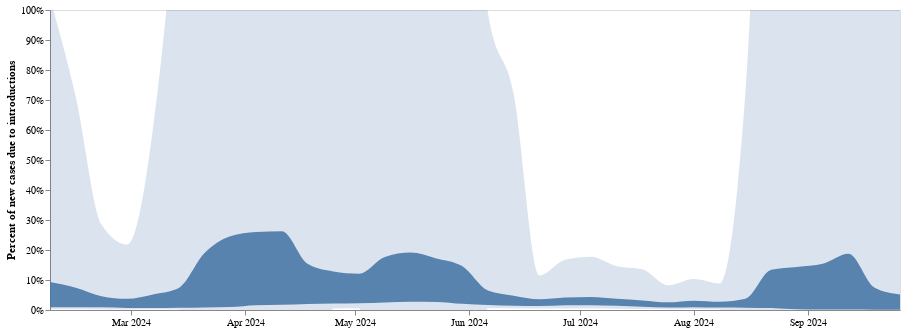

The code cell stored with this chart in its notebook:
### Code cell
line1 = alt.Chart(summary_percent_df).mark_area(interpolate='monotone', opacity = 0.9, clip = True).encode(
    alt.X('date:T', axis=alt.Axis(title="",tickCount = "month",grid=False,  format="%b %Y")),
    alt.Y('lower_hpd_log_50_MA',title = "Percent of new cases due to introductions", axis=alt.Axis( grid=False, format='%', ), scale=alt.Scale(domain=(0.0, 1))),
    alt.Y2('upper_hpd_log_50_MA' )
).properties(
    width=850,
    height=300
)

band = alt.Chart(summary_percent_df).mark_area(interpolate='monotone', opacity = 0.2, clip = True).encode(
    alt.X('date:T', axis=alt.Axis(title="",tickCount = "month",grid=False,  format="%b %Y")),
    alt.Y('lower_hpd_log_95_MA',title = "Percent of new cases due to introductions", axis=alt.Axis( grid=False, format='%', ), scale=alt.Scale(domain=(0.0, 1))),
    alt.Y2('upper_hpd_log_95_MA' )
).properties(
    width=850,
    height=300
)

#line1
intro_plot = (line1 + band).resolve_scale(y= "shared") ; intro_plot

### Figure 1 — Vega-Lite specification as saved in the notebook (floating-point values rounded to 4 significant figures)
{"config": {"view": {"continuousWidth": 400, "continuousHeight": 300}}, "layer": [{"mark": {"type": "area", "clip": true, "interpolate": "monotone", "opacity": 0.9}, "encoding": {"x": {"axis": {"format": "%b %Y", "grid": false, "tickCount": "month", "title": ""}, "field": "date", "type": "temporal"}, "y": {"axis": {"format": "%", "grid": false}, "field": "lower_hpd_log_50_MA", "scale": {"domain": [0.0, 1]}, "title": "Percent of new cases due to introductions", "type": "quantitative"}, "y2": {"field": "upper_hpd_log_50_MA"}}, "height": 300, "width": 850}, {"mark": {"type": "area", "clip": true, "interpolate": "monotone", "opacity": 0.2}, "encoding": {"x": {"axis": {"format": "%b %Y", "grid": false, "tickCount": "month", "title": ""}, "field": "date", "type": "temporal"}, "y": {"axis": {"format": "%", "grid": false}, "field": "lower_hpd_log_95_MA", "scale": {"domain": [0.0, 1]}, "title": "Percent of new cases due to introductions", "type": "quantitative"}, "y2": {"field": "upper_hpd_log_95_MA"}}, "height": 300, "width": 850}], "data": {"name": "data-0e70173655e9074a589123f7c03273a2"}, "resolve": {"scale": {"y": "shared"}}, "$schema": "https://vega.github.io/schema/vega-lite/v4.17.0.json", "datasets": {"data-0e70173655e9074a589123f7c03273a2": [{"index": 0, "interval": "1", "mean_percent": 0.02832, "upper_hpd_log_95": 2.318, "lower_hpd_log_95": -2.199, "upper_hpd_log_50": 0.05138, "lower_hpd_log_50": 0.0005078, "days": -14, "date": "2024-09-26T00:00:00", "mean_percent_MA": 0.02832, "upper_hpd_log_95_MA": 2.318, "lower_hpd_log_95_MA": -2.199, "upper_hpd_log_50_MA": 0.05138, "lower_hpd_log_50_MA": 0.0005078}, {"index": 0, "interval": "2", "mean_percent": 0.07013, "upper_hpd_log_95": 2.029, "lower_hpd_log_95": -1.449, "upper_hpd_log_50": 0.09827, "lower_hpd_log_50": 0.001178, "days": -7, "date": "2024-09-19T00:00:00", "mean_percent_MA": 0.04922, "upper_hpd_log_95_MA": 2.173, "lower_hpd_log_95_MA": -1.824, "upper_hpd_log_50_MA": 0.07482, "lower_hpd_log_50_MA": 0.0008431}, {"index": 0, "interval": "3", "mean_percent": 0.1119, "upper_hpd_log_95": 6.965, "lower_hpd_log_95": -5.084, "upper_hpd_log_50": 0.4119, "lower_hpd_log_50": 0.002327, "days": 0, "date": "2024-09-12T00:00:00", "mean_percent_MA": 0.07012, "upper_hpd_log_95_MA": 3.77, "lower_hpd_log_95_MA": -2.911, "upper_hpd_log_50_MA": 0.1872, "lower_hpd_log_50_MA": 0.001338}, {"index": 0, "interval": "4", "mean_percent": 0.03958, "upper_hpd_log_95": 2.596, "lower_hpd_log_95": -1.969, "upper_hpd_log_50": 0.05394, "lower_hpd_log_50": 0.002569, "days": 7, "date": "2024-09-05T00:00:00", "mean_percent_MA": 0.06248, "upper_hpd_log_95_MA": 3.477, "lower_hpd_log_95_MA": -2.675, "upper_hpd_log_50_MA": 0.1539, "lower_hpd_log_50_MA": 0.001645}, {"index": 0, "interval": "5", "mean_percent": 0.009909, "upper_hpd_log_95": 0.03387, "lower_hpd_log_95": 0.001432, "upper_hpd_log_50": 0.01077, "lower_hpd_log_50": 0.003337, "days": 14, "date": "2024-08-29T00:00:00", "mean_percent_MA": 0.05788, "upper_hpd_log_95_MA": 2.906, "lower_hpd_log_95_MA": -2.125, "upper_hpd_log_50_MA": 0.1437, "lower_hpd_log_50_MA": 0.002353}, {"index": 0, "interval": "6", "mean_percent": 0.05236, "upper_hpd_log_95": 0.2094, "lower_hpd_log_95": 0.002332, "upper_hpd_log_50": 0.05878, "lower_hpd_log_50": 0.01719, "days": 21, "date": "2024-08-22T00:00:00", "mean_percent_MA": 0.05344, "upper_hpd_log_95_MA": 2.451, "lower_hpd_log_95_MA": -1.762, "upper_hpd_log_50_MA": 0.1338, "lower_hpd_log_50_MA": 0.006357}, {"index": 0, "interval": "7", "mean_percent": 0.02234, "upper_hpd_log_95": 0.07447, "lower_hpd_log_95": 0.002455, "upper_hpd_log_50": 0.02506, "lower_hpd_log_50": 0.007267, "days": 28, "date": "2024-08-15T00:00:00", "mean_percent_MA": 0.03105, "upper_hpd_log_95_MA": 0.7284, "lower_hpd_log_95_MA": -0.4908, "upper_hpd_log_50_MA": 0.03714, "lower_hpd_log_50_MA": 0.007592}, {"index": 0, "interval": "8", "mean_percent": 0.01251, "upper_hpd_log_95": 0.03704, "lower_hpd_log_95": 0.002183, "upper_hpd_log_50": 0.01375, "lower_hpd_log_50": 0.004386, "days": 35, "date": "2024-08-08T00:00:00", "mean_percent_MA": 0.02428, "upper_hpd_log_95_MA": 0.0887, "lower_hpd_log_95_MA": 0.002101, "upper_hpd_log_50_MA": 0.02709, "lower_hpd_log_50_MA": 0.008046}, {"index": 0, "interval": "9", "mean_percent": 0.02385, "upper_hpd_log_95": 0.09142, "lower_hpd_log_95": 0.002903, "upper_hpd_log_50": 0.02702, "lower_hpd_log_50": 0.009179, "days": 42, "date": "2024-08-01T00:00:00", "mean_percent_MA": 0.02776, "upper_hpd_log_95_MA": 0.1031, "lower_hpd_log_95_MA": 0.002468, "upper_hpd_log_50_MA": 0.03115, "lower_hpd_log_50_MA": 0.009507}, {"index": 0, "interval": "10", "mean_percent": 0.03209, "upper_hpd_log_95": 0.1255, "lower_hpd_log_95": 0.003183, "upper_hpd_log_50": 0.03623, "lower_hpd_log_50": 0.01236, "days": 49, "date": "2024-07-25T00:00:00", "mean_percent_MA": 0.0227, "upper_hpd_log_95_MA": 0.08211, "lower_hpd_log_95_MA": 0.002681, "upper_hpd_log_50_MA": 0.02552, "lower_hpd_log_50_MA": 0.008297}, {"index": 0, "interval": "11", "mean_percent": 0.04364, "upper_hpd_log_95": 0.2888, "lower_hpd_log_95": 0.004264, "upper_hpd_log_50": 0.05041, "lower_hpd_log_50": 0.01846, "days": 56, "date": "2024-07-18T00:00:00", "mean_percent_MA": 0.02802, "upper_hpd_log_95_MA": 0.1357, "lower_hpd_log_95_MA": 0.003133, "upper_hpd_log_50_MA": 0.03185, "lower_hpd_log_50_MA": 0.0111}, {"index": 0, "interval": "12", "mean_percent": 0.03168, "upper_hpd_log_95": 0.07915, "lower_hpd_log_95": 0.00651, "upper_hpd_log_50": 0.03661, "lower_hpd_log_50": 0.01721, "days": 63, "date": "2024-07-11T00:00:00", "mean_percent_MA": 0.03282, "upper_hpd_log_95_MA": 0.1462, "lower_hpd_log_95_MA": 0.004215, "upper_hpd_log_50_MA": 0.03757, "lower_hpd_log_50_MA": 0.0143}, {"index": 0, "interval": "13", "mean_percent": 0.0463, "upper_hpd_log_95": 0.2168, "lower_hpd_log_95": 0.006462, "upper_hpd_log_50": 0.0514, "lower_hpd_log_50": 0.01679, "days": 70, "date": "2024-07-04T00:00:00", "mean_percent_MA": 0.03843, "upper_hpd_log_95_MA": 0.1776, "lower_hpd_log_95_MA": 0.005105, "upper_hpd_log_50_MA": 0.04366, "lower_hpd_log_50_MA": 0.0162}, {"index": 0, "interval": "14", "mean_percent": 0.0244, "upper_hpd_log_95": 0.08398, "lower_hpd_log_95": 0.002529, "upper_hpd_log_50": 0.02728, "lower_hpd_log_50": 0.01011, "days": 77, "date": "2024-06-27T00:00:00", "mean_percent_MA": 0.03651, "upper_hpd_log_95_MA": 0.1672, "lower_hpd_log_95_MA": 0.004941, "upper_hpd_log_50_MA": 0.04142, "lower_hpd_log_50_MA": 0.01564}, {"index": 0, "interval": "15", "mean_percent": 0.0244, "upper_hpd_log_95": 0.08106, "lower_hpd_log_95": 0.003973, "upper_hpd_log_50": 0.02694, "lower_hpd_log_50": 0.009293, "days": 84, "date": "2024-06-20T00:00:00", "mean_percent_MA": 0.03169, "upper_hpd_log_95_MA": 0.1153, "lower_hpd_log_95_MA": 0.004868, "upper_hpd_log_50_MA": 0.03556, "lower_hpd_log_50_MA": 0.01335}, {"index": 0, "interval": "16", "mean_percent": 0.07553, "upper_hpd_log_95": 2.503, "lower_hpd_log_95": 0.007009, "upper_hpd_log_50": 0.08444, "lower_hpd_log_50": 0.01949, "days": 91, "date": "2024-06-13T00:00:00", "mean_percent_MA": 0.04266, "upper_hpd_log_95_MA": 0.7213, "lower_hpd_log_95_MA": 0.004993, "upper_hpd_log_50_MA": 0.04752, "lower_hpd_log_50_MA": 0.01392}, {"index": 0, "interval": "17", "mean_percent": 0.1069, "upper_hpd_log_95": 1.304, "lower_hpd_log_95": 0.008548, "upper_hpd_log_50": 0.1204, "lower_hpd_log_50": 0.02801, "days": 98, "date": "2024-06-06T00:00:00", "mean_percent_MA": 0.05781, "upper_hpd_log_95_MA": 0.9931, "lower_hpd_log_95_MA": 0.005515, "upper_hpd_log_50_MA": 0.06477, "lower_hpd_log_50_MA": 0.01673}, {"index": 0, "interval": "18", "mean_percent": 0.2959, "upper_hpd_log_95": 4.888, "lower_hpd_log_95": -4.348, "upper_hpd_log_50": 0.3541, "lower_hpd_log_50": 0.02514, "days": 105, "date": "2024-05-30T00:00:00", "mean_percent_MA": 0.1257, "upper_hpd_log_95_MA": 2.194, "lower_hpd_log_95_MA": -1.082, "upper_hpd_log_50_MA": 0.1465, "lower_hpd_log_50_MA": 0.02048}, {"index": 0, "interval": "19", "mean_percent": 0.1183, "upper_hpd_log_95": 0.4474, "lower_hpd_log_95": 0.009715, "upper_hpd_log_50": 0.1294, "lower_hpd_log_50": 0.03431, "days": 112, "date": "2024-05-23T00:00:00", "mean_percent_MA": 0.1492, "upper_hpd_log_95_MA": 2.286, "lower_hpd_log_95_MA": -1.081, "upper_hpd_log_50_MA": 0.1721, "lower_hpd_log_50_MA": 0.02674}, {"index": 0, "interval": "20", "mean_percent": 0.1509, "upper_hpd_log_95": 1.626, "lower_hpd_log_95": 0.003602, "upper_hpd_log_50": 0.1616, "lower_hpd_log_50": 0.02101, "days": 119, "date": "2024-05-16T00:00:00", "mean_percent_MA": 0.168, "upper_hpd_log_95_MA": 2.066, "lower_hpd_log_95_MA": -1.082, "upper_hpd_log_50_MA": 0.1914, "lower_hpd_log_50_MA": 0.02712}, {"index": 0, "interval": "21", "mean_percent": 0.053, "upper_hpd_log_95": 0.1935, "lower_hpd_log_95": 0.004127, "upper_hpd_log_50": 0.06235, "lower_hpd_log_50": 0.02056, "days": 126, "date": "2024-05-09T00:00:00", "mean_percent_MA": 0.1545, "upper_hpd_log_95_MA": 1.789, "lower_hpd_log_95_MA": -1.083, "upper_hpd_log_50_MA": 0.1769, "lower_hpd_log_50_MA": 0.02526}, {"index": 0, "interval": "22", "mean_percent": 0.1195, "upper_hpd_log_95": 2.422, "lower_hpd_log_95": 0.005373, "upper_hpd_log_50": 0.1301, "lower_hpd_log_50": 0.0147, "days": 133, "date": "2024-05-02T00:00:00", "mean_percent_MA": 0.1104, "upper_hpd_log_95_MA": 1.172, "lower_hpd_log_95_MA": 0.005704, "upper_hpd_log_50_MA": 0.1209, "lower_hpd_log_50_MA": 0.02265}, {"index": 0, "interval": "23", "mean_percent": 0.1448, "upper_hpd_log_95": 3.038, "lower_hpd_log_95": 0.006719, "upper_hpd_log_50": 0.1594, "lower_hpd_log_50": 0.03067, "days": 140, "date": "2024-04-25T00:00:00", "mean_percent_MA": 0.117, "upper_hpd_log_95_MA": 1.82, "lower_hpd_log_95_MA": 0.004955, "upper_hpd_log_50_MA": 0.1284, "lower_hpd_log_50_MA": 0.02174}, {"index": 0, "interval": "24", "mean_percent": 0.2096, "upper_hpd_log_95": 5.453, "lower_hpd_log_95": -2.656, "upper_hpd_log_50": 0.2634, "lower_hpd_log_50": 0.0134, "days": 147, "date": "2024-04-18T00:00:00", "mean_percent_MA": 0.1317, "upper_hpd_log_95_MA": 2.777, "lower_hpd_log_95_MA": -0.6599, "upper_hpd_log_50_MA": 0.1538, "lower_hpd_log_50_MA": 0.01983}, {"index": 0, "interval": "25", "mean_percent": 0.3868, "upper_hpd_log_95": 7.55, "lower_hpd_log_95": -4.587, "upper_hpd_log_50": 0.4973, "lower_hpd_log_50": 0.01029, "days": 154, "date": "2024-04-11T00:00:00", "mean_percent_MA": 0.2152, "upper_hpd_log_95_MA": 4.616, "lower_hpd_log_95_MA": -1.808, "upper_hpd_log_50_MA": 0.2625, "lower_hpd_log_50_MA": 0.01727}, {"index": 0, "interval": "26", "mean_percent": 0.1062, "upper_hpd_log_95": 4.04, "lower_hpd_log_95": 0.001605, "upper_hpd_log_50": 0.1186, "lower_hpd_log_50": 0.008657, "days": 161, "date": "2024-04-04T00:00:00", "mean_percent_MA": 0.2119, "upper_hpd_log_95_MA": 5.02, "lower_hpd_log_95_MA": -1.809, "upper_hpd_log_50_MA": 0.2597, "lower_hpd_log_50_MA": 0.01575}, {"index": 0, "interval": "27", "mean_percent": 0.09733, "upper_hpd_log_95": 1.799, "lower_hpd_log_95": 0.001918, "upper_hpd_log_50": 0.1039, "lower_hpd_log_50": 0.007246, "days": 168, "date": "2024-03-28T00:00:00", "mean_percent_MA": 0.2, "upper_hpd_log_95_MA": 4.71, "lower_hpd_log_95_MA": -1.81, "upper_hpd_log_50_MA": 0.2458, "lower_hpd_log_50_MA": 0.009898}, {"index": 0, "interval": "28", "mean_percent": 0.03709, "upper_hpd_log_95": 0.2154, "lower_hpd_log_95": 0.001825, "upper_hpd_log_50": 0.04003, "lower_hpd_log_50": 0.007355, "days": 175, "date": "2024-03-21T00:00:00", "mean_percent_MA": 0.1568, "upper_hpd_log_95_MA": 3.401, "lower_hpd_log_95_MA": -1.145, "upper_hpd_log_50_MA": 0.19, "lower_hpd_log_50_MA": 0.008387}, {"index": 0, "interval": "29", "mean_percent": 0.02853, "upper_hpd_log_95": 0.1333, "lower_hpd_log_95": 0.001145, "upper_hpd_log_50": 0.0311, "lower_hpd_log_50": 0.006563, "days": 182, "date": "2024-03-14T00:00:00", "mean_percent_MA": 0.06728, "upper_hpd_log_95_MA": 1.547, "lower_hpd_log_95_MA": 0.001623, "upper_hpd_log_50_MA": 0.0734, "lower_hpd_log_50_MA": 0.007455}, {"index": 0, "interval": "30", "mean_percent": 0.03009, "upper_hpd_log_95": 0.2833, "lower_hpd_log_95": 0.001423, "upper_hpd_log_50": 0.03202, "lower_hpd_log_50": 0.004287, "days": 189, "date": "2024-03-07T00:00:00", "mean_percent_MA": 0.04826, "upper_hpd_log_95_MA": 0.6078, "lower_hpd_log_95_MA": 0.001578, "upper_hpd_log_50_MA": 0.05176, "lower_hpd_log_50_MA": 0.006363}, {"index": 0, "interval": "31", "mean_percent": 0.04299, "upper_hpd_log_95": 0.2412, "lower_hpd_log_95": 0.001662, "upper_hpd_log_50": 0.04647, "lower_hpd_log_50": 0.008207, "days": 196, "date": "2024-02-29T00:00:00", "mean_percent_MA": 0.03467, "upper_hpd_log_95_MA": 0.2183, "lower_hpd_log_95_MA": 0.001514, "upper_hpd_log_50_MA": 0.03741, "lower_hpd_log_50_MA": 0.006603}, {"index": 0, "interval": "32", "mean_percent": 0.0686, "upper_hpd_log_95": 0.4835, "lower_hpd_log_95": 0.003417, "upper_hpd_log_50": 0.0745, "lower_hpd_log_50": 0.01633, "days": 203, "date": "2024-02-22T00:00:00", "mean_percent_MA": 0.04255, "upper_hpd_log_95_MA": 0.2853, "lower_hpd_log_95_MA": 0.001912, "upper_hpd_log_50_MA": 0.04602, "lower_hpd_log_50_MA": 0.008847}, {"index": 0, "interval": "33", "mean_percent": 0.1381, "upper_hpd_log_95": 1.833, "lower_hpd_log_95": 0.001897, "upper_hpd_log_50": 0.145, "lower_hpd_log_50": 0.006764, "days": 210, "date": "2024-02-15T00:00:00", "mean_percent_MA": 0.06996, "upper_hpd_log_95_MA": 0.7103, "lower_hpd_log_95_MA": 0.0021, "upper_hpd_log_50_MA": 0.07451, "lower_hpd_log_50_MA": 0.008897}, {"index": 0, "interval": "34", "mean_percent": 0.1043, "upper_hpd_log_95": 1.6, "lower_hpd_log_95": 0.001748, "upper_hpd_log_50": 0.1087, "lower_hpd_log_50": 0.005573, "days": 217, "date": "2024-02-08T00:00:00", "mean_percent_MA": 0.08851, "upper_hpd_log_95_MA": 1.039, "lower_hpd_log_95_MA": 0.002181, "upper_hpd_log_50_MA": 0.09368, "lower_hpd_log_50_MA": 0.009219}]}}
